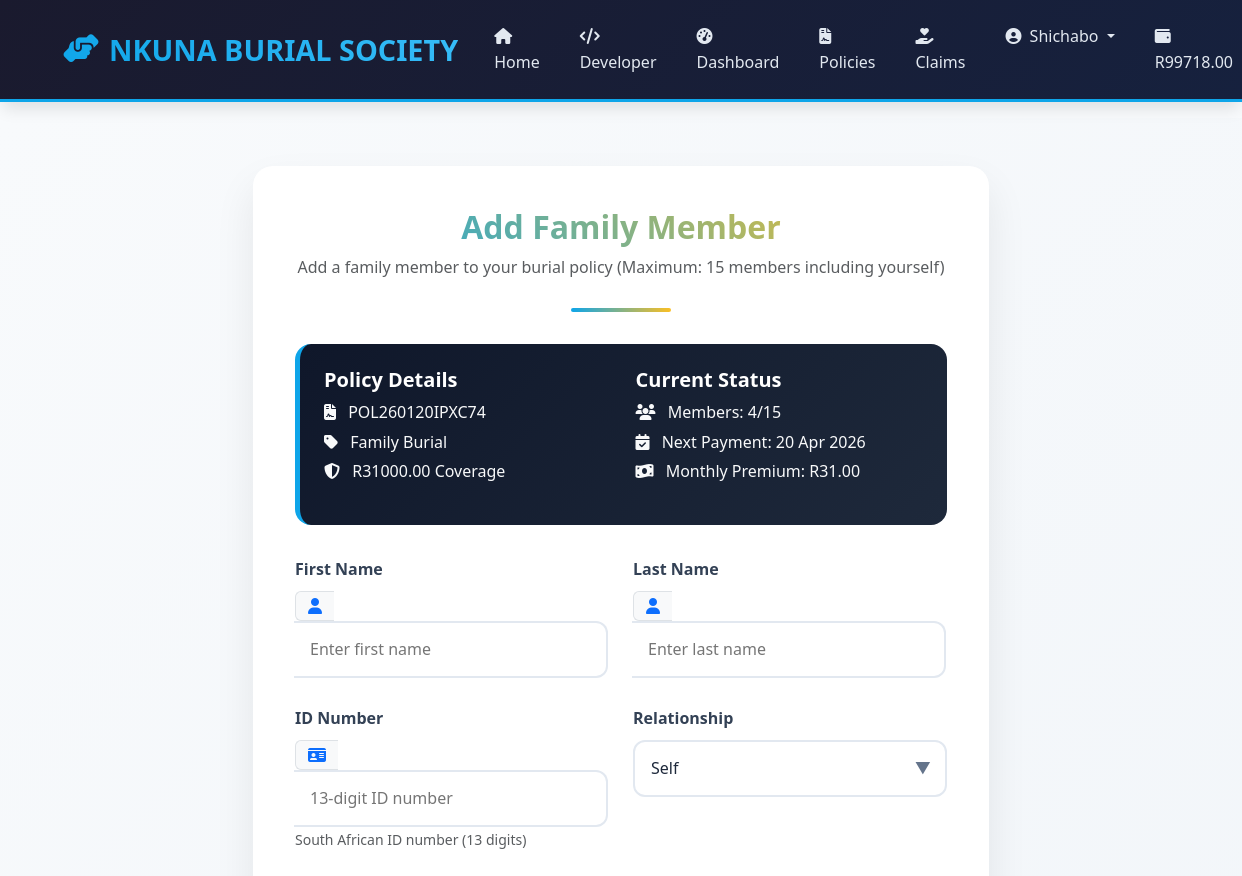
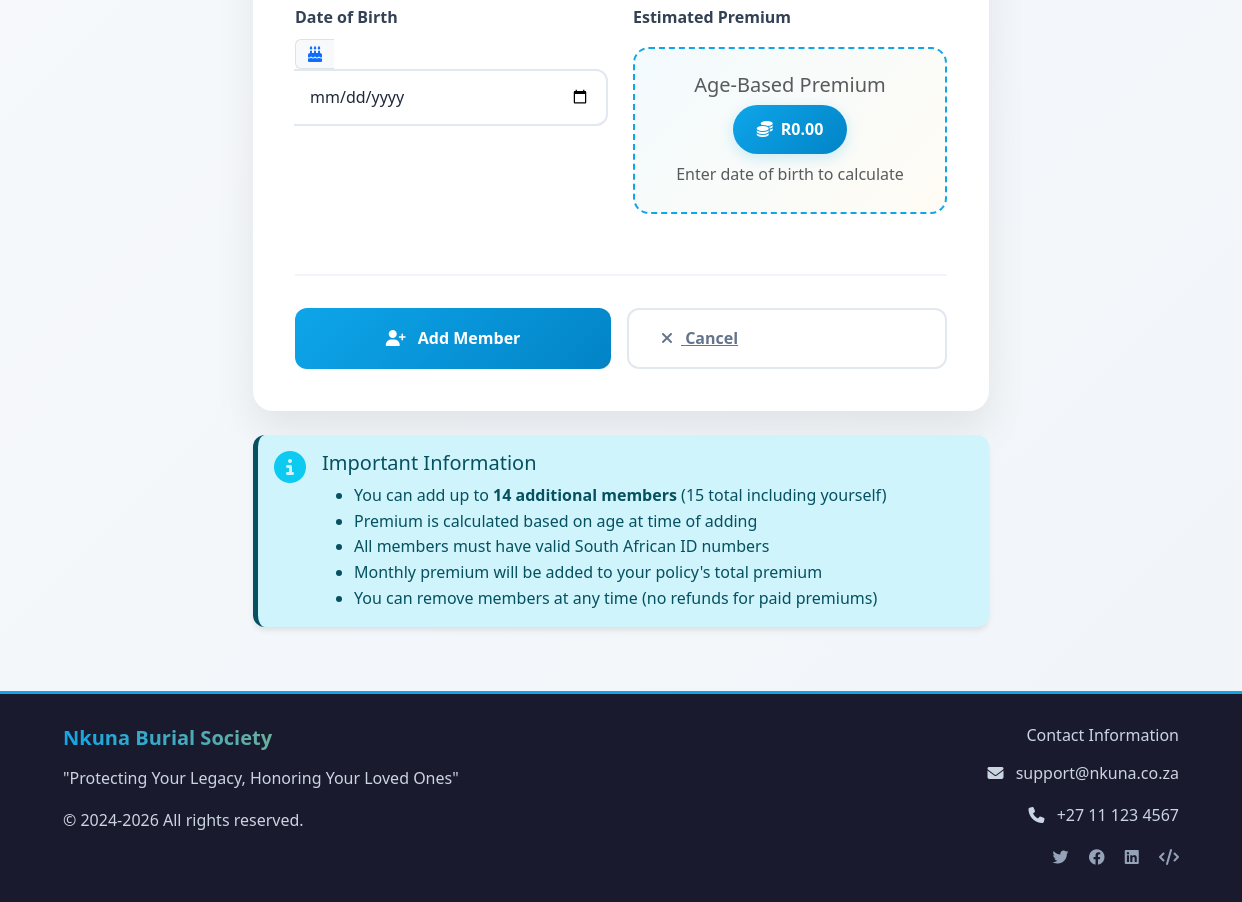
The page /policy/1/add-member (signed in) on the database its author committed (2 pictures, top to bottom).
### models.py (models this page shows, shortened)
class User(UserMixin, db.Model):
    __tablename__ = 'users'
    id = db.Column(db.Integer, primary_key=True)
    id_number = db.Column(db.String(13), unique=True, nullable=False)
    first_name = db.Column(db.String(50), nullable=False)
    last_name = db.Column(db.String(50), nullable=False)
    email = db.Column(db.String(120), unique=True, nullable=False)
    phone = db.Column(db.String(20), nullable=False)
    address = db.Column(db.Text, nullable=False)
    password_hash = db.Column(db.String(256), nullable=False)
    is_admin = db.Column(db.Boolean, default=False)
    is_active = db.Column(db.Boolean, default=True)
    virtual_balance = db.Column(db.Float, default=0.0)
    registration_fee_paid = db.Column(db.Boolean, default=False)
    created_at = db.Column(db.DateTime, default=datetime.utcnow)
    updated_at = db.Column(db.DateTime, default=datetime.utcnow, onupdate=datetime.utcnow)
    policies = db.relationship('Policy', backref='owner', lazy=True, cascade='all, delete-orphan')
    transactions = db.relationship('Transaction', backref='user', lazy=True, cascade='all, delete-orphan')
    claims = db.relationship('Claim',
                            backref='claimant',
                            lazy=True,
                            cascade='all, delete-orphan',
                            foreign_keys='Claim.user_id')  # FIXED: Specify foreign key

class Policy(db.Model):
    __tablename__ = 'policies'
    id = db.Column(db.Integer, primary_key=True)
    policy_number = db.Column(db.String(20), unique=True, nullable=False)
    user_id = db.Column(db.Integer, db.ForeignKey('users.id'), nullable=False)
    policy_name = db.Column(db.String(100), nullable=False)
    coverage_amount = db.Column(db.Float, nullable=False)
    monthly_premium = db.Column(db.Float, nullable=False)
    status = db.Column(db.String(20), default='active')  # active, suspended, cancelled
    start_date = db.Column(db.Date, nullable=False)
    next_payment_date = db.Column(db.Date, nullable=False)
    covered_members = db.relationship('CoveredMember', backref='policy', lazy=True, cascade='all, delete-orphan')
    created_at = db.Column(db.DateTime, default=datetime.utcnow)
    updated_at = db.Column(db.DateTime, default=datetime.utcnow, onupdate=datetime.utcnow)

### routes.py (the view, shortened to what this page needs)
@main_bp.route('/policy/<int:policy_id>/add-member', methods=['GET', 'POST'])
@login_required
def add_member(policy_id):
    policy = Policy.query.get_or_404(policy_id)
    if policy.user_id != current_user.id:
        abort(403)
    if len(policy.covered_members) >= 14:
        flash('Maximum members (15) reached for this policy', 'danger')
        return redirect(url_for('main.view_policy', policy_id=policy_id))
    form = MemberForm()
    return render_template('user/member_add.html', form=form, policy=policy)

### templates/user/member_add.html (shortened to what this page needs)
{% extends "base.html" %}
{% block content %}
<section class="add-member-section">
    <div class="container">
        <div class="row justify-content-center">
            <div class="col-lg-8">
                <div class="form-container">
                    <div class="form-header">
                        <h2 class="gradient-text mb-2">Add Family Member</h2>
                        <p class="text-muted">Add a family member to your burial policy (Maximum: 15 members including yourself)</p>
                    </div>
                    <div class="policy-info-card">
                        <div class="row">
                            <div class="col-md-6">
                                <h5 class="fw-bold text-white mb-2">Policy Details</h5>
                                <p class="text-light mb-1"><i class="fas fa-file-contract me-2"></i> {{ policy.policy_number }}</p>
                                <p class="text-light mb-1"><i class="fas fa-tag me-2"></i> {{ policy.policy_name }}</p>
                                <p class="text-light"><i class="fas fa-shield-alt me-2"></i> R{{ "%.2f"|format(policy.coverage_amount) }} Coverage</p>
                            </div>
                            <div class="col-md-6">
                                <h5 class="fw-bold text-white mb-2">Current Status</h5>
                                <p class="text-light mb-1">
                                    <i class="fas fa-users me-2"></i>
                                    Members: {{ policy.covered_members|length + 1 }}/15
                                </p>
                                <p class="text-light mb-1">
                                    <i class="fas fa-calendar-check me-2"></i>
                                    Next Payment: {{ policy.next_payment_date.strftime('%d %b %Y') }}
                                </p>
                                <p class="text-light">
                                    <i class="fas fa-money-bill-wave me-2"></i>
                                    Monthly Premium: R{{ "%.2f"|format(policy.monthly_premium) }}
                                </p>
                            </div>
                        </div>
                    </div>
                    <form method="POST" action="" id="addMemberForm">
                        <div class="row">
                            <div class="col-md-6">
                                <div class="form-group-modern">
                                    {{ form.first_name.label(class="form-label") }}
                                    <div class="input-group">
                                        <span class="input-group-text bg-light border-end-0">
                                            <i class="fas fa-user text-primary"></i>
                                        </span>
                                        {{ form.first_name(class="form-control-modern border-start-0", placeholder="Enter first name") }}
                                    </div>
                                </div>
                            </div>
                            <div class="col-md-6">
                                <div class="form-group-modern">
                                    {{ form.last_name.label(class="form-label") }}
                                    <div class="input-group">
                                        <span class="input-group-text bg-light border-end-0">
                                            <i class="fas fa-user text-primary"></i>
                                        </span>
                                        {{ form.last_name(class="form-control-modern border-start-0", placeholder="Enter last name") }}
                                    </div>
                                </div>
                            </div>
                        </div>
                        <div class="row">
                            <div class="col-md-6">
                                <div class="form-group-modern">
                                    {{ form.id_number.label(class="form-label") }}
                                    <div class="input-group">
                                        <span class="input-group-text bg-light border-end-0">
                                            <i class="fas fa-id-card text-primary"></i>
                                        </span>
                                        {{ form.id_number(class="form-control-modern border-start-0", placeholder="13-digit ID number") }}
                                    </div>
                                    <small class="form-text text-muted">South African ID number (13 digits)</small>
                                </div>
                            </div>
                            <div class="col-md-6">
                                <div class="form-group-modern">
                                    {{ form.relationship.label(class="form-label") }}
                                    <div class="select-wrapper">
                                        {{ form.relationship(class="form-control-modern") }}
                                    </div>
                                </div>
                            </div>
                        </div>
                        <div class="row">
                            <div class="col-md-6">
                                <div class="form-group-modern">
                                    {{ form.date_of_birth.label(class="form-label") }}
                                    <div class="input-group">
                                        <span class="input-group-text bg-light border-end-0">
                                            <i class="fas fa-birthday-cake text-primary"></i>
                                        </span>
                                        {{ form.date_of_birth(class="form-control-modern border-start-0", type="date") }}
                                    </div>
                                </div>
                            </div>
                            <div class="col-md-6">
                                <div class="form-group-modern">
                                    <label class="form-label">Estimated Premium</label>
                                    <div class="premium-preview text-center">
                                        <h5 class="text-muted mb-2">Age-Based Premium</h5>
                                        <div class="premium-badge" id="premiumDisplay">
                                            <i class="fas fa-coins"></i>
                                            <span id="premiumAmount">R0.00</span>
                                        </div>
                                        <p class="text-muted mt-2 mb-0" id="ageDisplay">Enter date of birth to calculate</p>
                                    </div>
                                </div>
                            </div>
                        </div>
                        <div class="form-actions">
                            <button type="submit" class="btn-submit" id="submitBtn">
                                <i class="fas fa-user-plus me-2"></i> Add Member
                            </button>
                            <a href="{{ url_for('main.view_policy', policy_id=policy.id) }}" class="btn-cancel">
                                <i class="fas fa-times me-2"></i> Cancel
                            </a>
                        </div>
                    </form>
                </div>
                <div class="alert alert-modern alert-info mt-4">
                    <div class="d-flex">
                        <div class="flex-shrink-0">
                            <i class="fas fa-info-circle fa-2x text-info"></i>
                        </div>
                        <div class="flex-grow-1 ms-3">
                            <h5 class="alert-heading">Important Information</h5>
                            <ul class="mb-0">
                                <li>You can add up to <strong>14 additional members</strong> (15 total including yourself)</li>
                                <li>Premium is calculated based on age at time of adding</li>
                                <li>All members must have valid South African ID numbers</li>
                                <li>Monthly premium will be added to your policy's total premium</li>
                                <li>You can remove members at any time (no refunds for paid premiums)</li>
                            </ul>
                        </div>
                    </div>
                </div>
            </div>
        </div>
    </div>
</section>
{% endblock %}

### templates/base.html (shortened to what this page needs)
<!DOCTYPE html>
<html lang="en">
<head>
    <link href="https://cdn.jsdelivr.net/npm/bootstrap@5.3.0-alpha1/dist/css/bootstrap.min.css" rel="stylesheet">
    <link rel="stylesheet" href="https://cdnjs.cloudflare.com/ajax/libs/font-awesome/6.4.0/css/all.min.css">
</head>
<body>
    <nav class="navbar navbar-expand-lg navbar-custom">
        <div class="container">
            <a class="navbar-brand" href="{{ url_for('main.index') }}">
                <i class="fas fa-hands-helping"></i>
            </a>
            <div class="collapse navbar-collapse" id="navbarNav">
                <ul class="navbar-nav ms-auto">
                    <li class="nav-item">
                        <a class="nav-link {{ 'active' if request.endpoint == 'main.index' }}"
                           href="{{ url_for('main.index') }}">
                            <i class="fas fa-home me-1"></i> Home
                        </a>
                    </li>
                    <li class="nav-item">
                        <a class="nav-link" href="#developer">
                            <i class="fas fa-code me-1"></i> Developer
                        </a>
                    </li>
                    <li class="nav-item">
                        <a class="nav-link {{ 'active' if request.endpoint == 'main.dashboard' }}"
                           href="{% if current_user.is_authenticated %}{{ url_for('main.dashboard') }}{% else %}{{ url_for('auth.login') }}{% endif %}">
                            <i class="fas fa-tachometer-alt me-1"></i> Dashboard
                        </a>
                    </li>
                    <li class="nav-item">
                        <a class="nav-link {{ 'active' if request.endpoint == 'main.policies' }}"
                           href="{% if current_user.is_authenticated %}{{ url_for('main.create_policy') }}{% else %}{{ url_for('auth.login') }}{% endif %}">
                            <i class="fas fa-file-contract me-1"></i> Policies
                        </a>
                    </li>
                    <li class="nav-item">
                        <a class="nav-link {{ 'active' if request.endpoint == 'main.claims' }}"
                           href="{% if current_user.is_authenticated %}{{ url_for('main.claims') }}{% else %}{{ url_for('auth.login') }}{% endif %}">
                            <i class="fas fa-hand-holding-heart me-1"></i> Claims
                        </a>
                    </li>
                    {% if current_user.is_authenticated %}
                        <li class="nav-item dropdown">
                            <a class="nav-link dropdown-toggle" href="#" role="button" data-bs-toggle="dropdown">
                                <i class="fas fa-user-circle me-1"></i> {{ current_user.first_name }}
                            </a>
                        </li>
                        <li class="nav-item">
                            <span class="nav-link text-warning">
                                <i class="fas fa-wallet me-1"></i> R{{ "%.2f"|format(current_user.virtual_balance) }}
                            </span>
                        </li>
                    {% endif %}
                </ul>
            </div>
        </div>
    </nav>
    <main class="flex-grow-1">
        {% block content %}{% endblock %}
    </main>
    <footer class="footer-custom">
        <div class="container">
            <div class="row">
                <div class="col-md-6">
                    <h5 class="gradient-text mb-3">Nkuna Burial Society</h5>
                    <p class="mb-3">"Protecting Your Legacy, Honoring Your Loved Ones"</p>
                    <p>© 2024-{{ current_year }} All rights reserved.</p>
                </div>
                <div class="col-md-6 text-md-end">
                    <h6 class="mb-3">Contact Information</h6>
                    <p><i class="fas fa-envelope me-2"></i> support@nkuna.co.za</p>
                    <p><i class="fas fa-phone me-2"></i> +27 11 123 4567</p>
                    <div class="mt-3">
                        <a href="#" class="me-3"><i class="fab fa-twitter"></i></a>
                        <a href="#" class="me-3"><i class="fab fa-facebook"></i></a>
                        <a href="#" class="me-3"><i class="fab fa-linkedin"></i></a>
                        <a href="#developer"><i class="fas fa-code"></i></a>
                    </div>
                </div>
            </div>
        </div>
    </footer>
</body>
</html>

### rows shown on the page
User: first_name "Shichabo", virtual_balance "99718.00"
Policy: policy_number "POL260120IPXC74", policy_name "Family Burial", coverage_amount "31000.00", next_payment_date "20 Apr 2026", monthly_premium "31.00"

### other values the page prints
{{ policy.covered_members|length + 1 }} "4"
